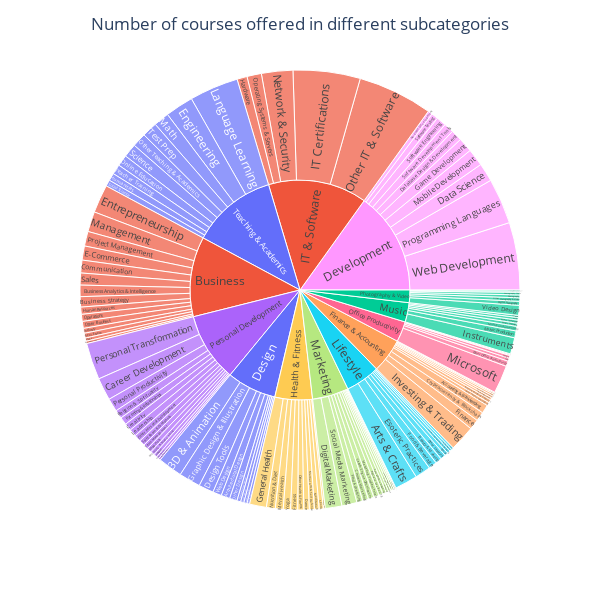
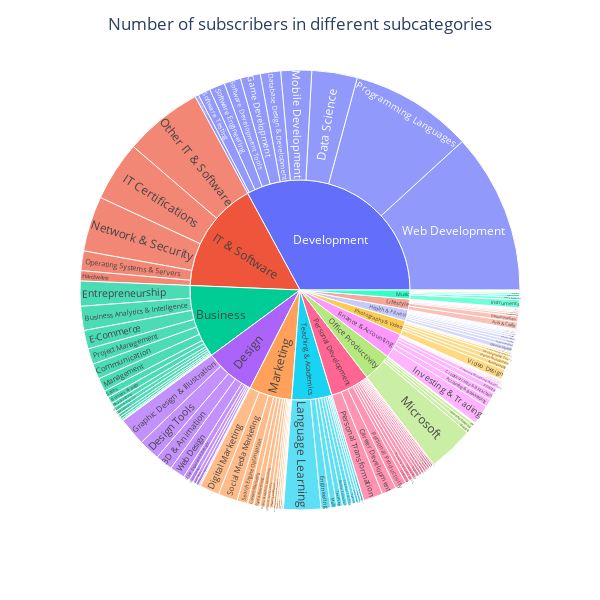

The cell these charts' notebook holds for them, in order:
### Markdown cell above
### 3.4.8 Subcategory Level Data Visualization

### Code cell
# At the subcategory level, the number of courses and subscribers are determined.
courses_subcat_df = courses.groupby(['category'])['subcategory'].value_counts().to_frame()
courses_subcat_df.columns = ['number of courses']
courses_subcat_df = courses_subcat_df.reset_index()

subscribers_subcat_df = courses.groupby(['category', 'subcategory'])['num_subscribers'].sum().to_frame()
subscribers_subcat_df.columns = ['number of subscribers']
subscribers_subcat_df = subscribers_subcat_df.reset_index()

# Sunburst chart for number of courses under each subcategory for different categories
fig = px.sunburst(courses_subcat_df, path=['category', 'subcategory'], 
                  values='number of courses', color='category',
                  color_continuous_scale='RdBu', width=600, height=600)
fig.update_layout(title_text='Number of courses offered in different subcategories', title_x=0.5)
fig.show()

# Sunburst chart for number of subscribers under each subcategory for different categories
fig = px.sunburst(subscribers_subcat_df, path=['category', 'subcategory'], values='number of subscribers',
                  color_continuous_scale='RdBu', width=600, height=600)
fig.update_layout(title_text='Number of subscribers in different subcategories', title_x=0.5)
fig.show()

### Figure 1 — Plotly figure (JSON) as saved in the notebook; plotly's stock layout.template omitted (floating-point values rounded to 4 significant figures; data arrays with more than 128 entries replaced by an {"elided": "..."} marker saying what was removed)
{"data": [{"branchvalues": "total", "customdata": {"elided": "143x1 str values"}, "domain": {"x": [0.0, 1.0], "y": [0.0, 1.0]}, "hovertemplate": "labels=%{label}<br>number of courses=%{value}<br>parent=%{parent}<br>id=%{id}<br>category=%{customdata[0]}<extra></extra>", "ids": {"elided": "143 str values"}, "labels": {"elided": "143 str values"}, "marker": {"colors": {"elided": "143 str values"}}, "name": "", "parents": {"elided": "143 str values"}, "type": "sunburst", "values": {"elided": "143 int values"}}], "layout": {"height": 600, "legend": {"tracegroupgap": 0}, "margin": {"t": 60}, "title": {"text": "Number of courses offered in different subcategories", "x": 0.5}, "width": 600}}

### Figure 2 — Plotly figure (JSON) as saved in the notebook; plotly's stock layout.template omitted (floating-point values rounded to 4 significant figures; data arrays with more than 128 entries replaced by an {"elided": "..."} marker saying what was removed)
{"data": [{"branchvalues": "total", "domain": {"x": [0.0, 1.0], "y": [0.0, 1.0]}, "hovertemplate": "labels=%{label}<br>number of subscribers=%{value}<br>parent=%{parent}<br>id=%{id}<extra></extra>", "ids": {"elided": "143 str values"}, "labels": {"elided": "143 str values"}, "name": "", "parents": {"elided": "143 str values"}, "type": "sunburst", "values": {"elided": "143 float values"}}], "layout": {"height": 600, "legend": {"tracegroupgap": 0}, "margin": {"t": 60}, "title": {"text": "Number of subscribers in different subcategories", "x": 0.5}, "width": 600}}
